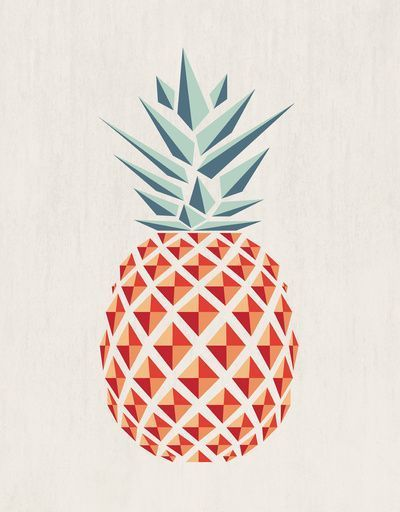
#> input picture tutorials/toy_data/img1.jpg, 400 x 512 px, found by its file name
$ python tutorials.py   (Python 2 division)
#> lines starting #> are read from the running program, lines starting #| are printed output that depends on the picture
# -*- coding: utf-8 -*-
"""
Created on Thu Oct 20 18:02:17 2016

@author: Toshana
"""
import numpy as np
import cv2
from matplotlib import pyplot as plt

## OpenCV Tutorial

# load a colour image in greyscale
img = cv2.imread("C:/Users/Toshana/Documents/Udacity/computer_vision/tutorials/toy_data/img1.jpg")
#> img is the input picture: shape (512, 400, 3); mean B, G, R 207.4, 215.4, 229.8
print img
#> (printed output is left out)

cv2.imshow('image', img)
cv2.waitKey(0)
cv2.destroyAllWindows()

# save as png
cv2.imwrite("grey_pine.png", img)

# displace image with matplotlib
plt.imshow(img, cmap = "gray")
plt.show()

# accessing pixel value
pine = cv2.imread("C:/Users/Toshana/Documents/Udacity/computer_vision/tutorials/toy_data/img1.jpg")
px = pine[100, 100]
#> px = [226, 232, 237]
blue = pine[100, 100, 0]
#> blue = 226

# accessing channels
b, g, r = cv2.split(pine)
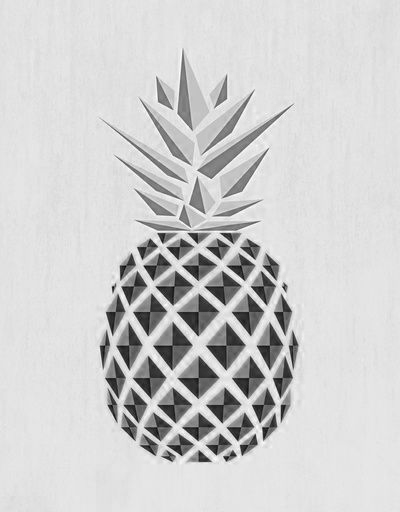
#> b: shape (512, 400); min 0, max 255, mean 207.4
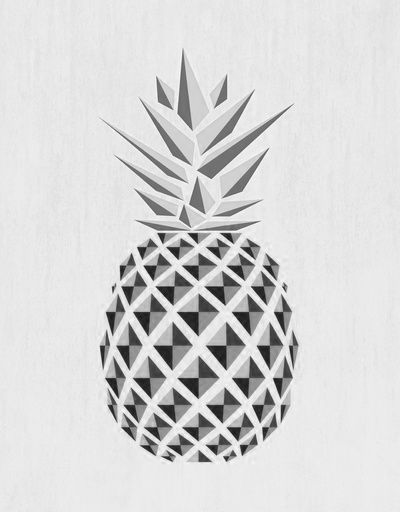
#> g: shape (512, 400); min 14, max 255, mean 215.4

#swap red and blue pixels
pine2 = cv2.merge((r, g, b))
cv2.imwrite("swapped_pixels.png", pine2)
cv2.imwrite("monochrome_green.png", g)
cv2.imwrite("monochrome_red.png", r)

# middle square
h = 512
w = 400
a = (h - 100)/2
b = (w - 100)/2
square = pine[a:(h-a), b:w-b]
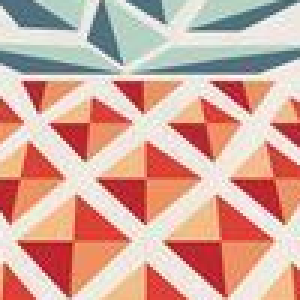
#> square: shape (100, 100, 3) (shown 3 times larger); mean B, G, R 155.2, 168.4, 211.6
r[a:(h-a), b:w-b] = g[a:(h-a), b:w-b]
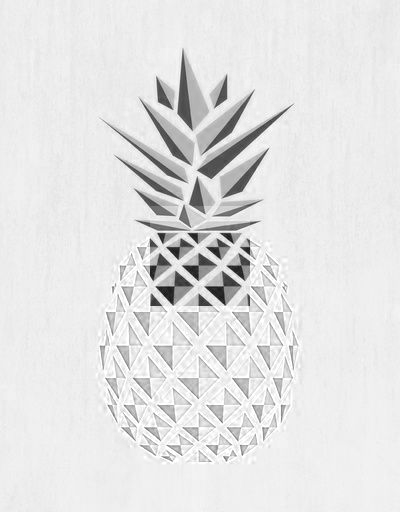
#> r: shape (512, 400); min 14, max 255, mean 227.7
cv2.imwrite("inserted_square.png", r)

# Subtract the mean from all pixels,
# then divide by standard deviation,
# then multiply by 10 (if your image is 0 to 255) or by 0.05 (if your image ranges from 0.0 to 1.0).
# Now add the mean back in.

avg = np.mean(g)
#> avg = 215.4
std = np.std(g)
#> std = 44.14
answer = (((g- avg)/std) * 10) + avg
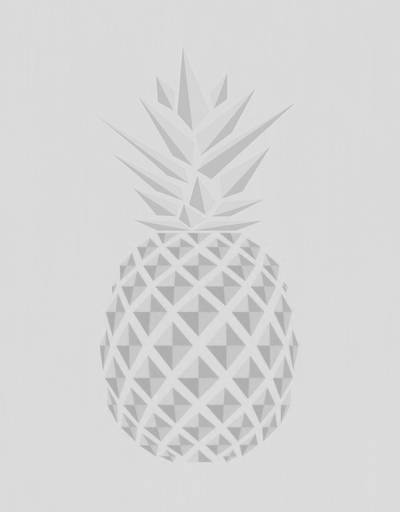
#> answer: shape (512, 400) float64; min 169.7, max 224.3, mean 215.4
cv2.imwrite("answer.png", answer)

# shift green to the left by 2 pixels
rows = 512
cols = 400
M = np.float32([[1,0,-2],[0,1,0]])
dst = cv2.warpAffine(g, M, (cols,rows))
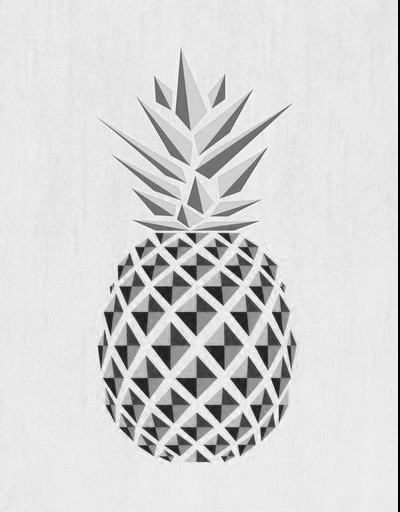
#> dst: shape (512, 400); min 0, max 255, mean 214.2

cv2.imshow('g',dst)
cv2.waitKey(0)
cv2.destroyAllWindows()

# subtract the result from the original
difference = g - dst
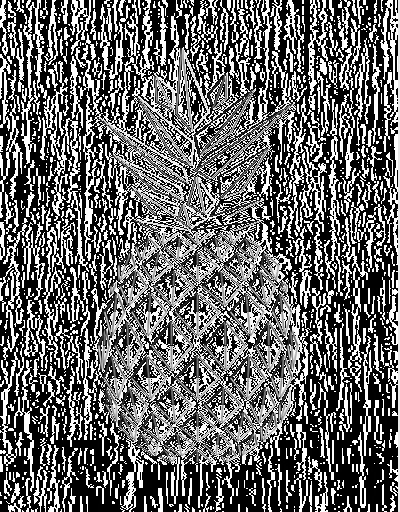
#> difference: shape (512, 400); min 0, max 255, mean 104.2
cv2.imshow('difference', difference)
cv2.waitKey(0)
cv2.destroyAllWindows()
cv2.imwrite("subtracted_difference.png", difference)

# Take the original colored image (image 1) and start adding Gaussian noise to the pixels in the green channel.
# Increase sigma until the noise is somewhat visible
row,col,ch= pine.shape
#> row = 512; col = 400; ch = 3
mean = 0
gauss = np.random.normal(mean,0.05,(row,col)) #this does not work
gauss = gauss.reshape(row,col)
g_noise = g + gauss
cv2.imshow('gnoise', g_noise)
cv2.waitKey(0)
cv2.destroyAllWindows()
